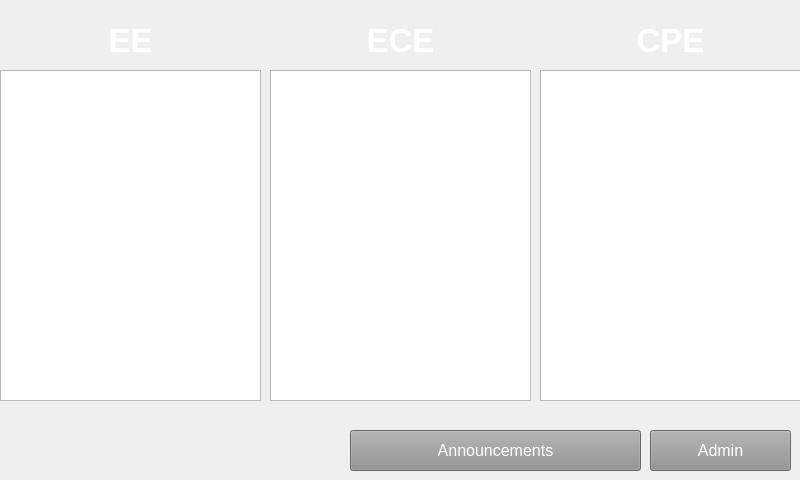
<?xml version="1.0" encoding="UTF-8"?>
<ui version="4.0">
 <class>MainWindow</class>
 <widget class="QMainWindow" name="MainWindow">
  <property name="geometry">
   <rect>
    <x>0</x>
    <y>0</y>
    <width>800</width>
    <height>480</height>
   </rect>
  </property>
  <property name="font">
   <font>
    <pointsize>12</pointsize>
   </font>
  </property>
  <property name="windowTitle">
   <string>MainWindow</string>
  </property>
  <widget class="QWidget" name="centralwidget">
   <widget class="QPushButton" name="pushButton">
    <property name="geometry">
     <rect>
      <x>650</x>
      <y>430</y>
      <width>141</width>
      <height>41</height>
     </rect>
    </property>
    <property name="styleSheet">
     <string notr="true">background-color: rgb(144, 144, 144);
color: rgb(255, 255, 255);
font: 20pt &quot;MS Shell Dlg 2&quot;;</string>
    </property>
    <property name="text">
     <string>Admin</string>
    </property>
   </widget>
   <widget class="QPushButton" name="pushButton_2">
    <property name="geometry">
     <rect>
      <x>350</x>
      <y>430</y>
      <width>291</width>
      <height>41</height>
     </rect>
    </property>
    <property name="styleSheet">
     <string notr="true">background-color: rgb(144, 144, 144);
color: rgb(255, 255, 255);
font: 20pt &quot;MS Shell Dlg 2&quot;;</string>
    </property>
    <property name="text">
     <string>Announcements</string>
    </property>
   </widget>
   <widget class="QLabel" name="label">
    <property name="geometry">
     <rect>
      <x>0</x>
      <y>10</y>
      <width>261</width>
      <height>61</height>
     </rect>
    </property>
    <property name="font">
     <font>
      <pointsize>25</pointsize>
      <weight>75</weight>
      <bold>true</bold>
     </font>
    </property>
    <property name="styleSheet">
     <string notr="true">color: rgb(255, 255, 255);</string>
    </property>
    <property name="text">
     <string>EE</string>
    </property>
    <property name="alignment">
     <set>Qt::AlignCenter</set>
    </property>
   </widget>
   <widget class="QLabel" name="label_2">
    <property name="geometry">
     <rect>
      <x>270</x>
      <y>10</y>
      <width>261</width>
      <height>61</height>
     </rect>
    </property>
    <property name="font">
     <font>
      <pointsize>25</pointsize>
      <weight>75</weight>
      <bold>true</bold>
     </font>
    </property>
    <property name="styleSheet">
     <string notr="true">color: rgb(255, 255, 255);</string>
    </property>
    <property name="text">
     <string>ECE</string>
    </property>
    <property name="alignment">
     <set>Qt::AlignCenter</set>
    </property>
   </widget>
   <widget class="QLabel" name="label_3">
    <property name="geometry">
     <rect>
      <x>540</x>
      <y>10</y>
      <width>261</width>
      <height>61</height>
     </rect>
    </property>
    <property name="font">
     <font>
      <pointsize>25</pointsize>
      <weight>75</weight>
      <bold>true</bold>
     </font>
    </property>
    <property name="styleSheet">
     <string notr="true">color: rgb(255, 255, 255);</string>
    </property>
    <property name="text">
     <string>CPE</string>
    </property>
    <property name="alignment">
     <set>Qt::AlignCenter</set>
    </property>
   </widget>
   <widget class="QLabel" name="bg">
    <property name="geometry">
     <rect>
      <x>0</x>
      <y>0</y>
      <width>800</width>
      <height>480</height>
     </rect>
    </property>
    <property name="text">
     <string/>
    </property>
    <property name="pixmap">
     <pixmap>background.jpg</pixmap>
    </property>
    <property name="scaledContents">
     <bool>true</bool>
    </property>
   </widget>
   <widget class="QLabel" name="labelStatus">
    <property name="geometry">
     <rect>
      <x>20</x>
      <y>430</y>
      <width>321</width>
      <height>41</height>
     </rect>
    </property>
    <property name="font">
     <font>
      <pointsize>20</pointsize>
      <weight>50</weight>
      <bold>false</bold>
     </font>
    </property>
    <property name="styleSheet">
     <string notr="true">color: rgb(255, 255, 255);</string>
    </property>
    <property name="text">
     <string/>
    </property>
    <property name="alignment">
     <set>Qt::AlignLeading|Qt::AlignLeft|Qt::AlignVCenter</set>
    </property>
   </widget>
   <widget class="QListWidget" name="listWidget">
    <property name="geometry">
     <rect>
      <x>0</x>
      <y>70</y>
      <width>261</width>
      <height>331</height>
     </rect>
    </property>
    <property name="font">
     <font>
      <pointsize>15</pointsize>
     </font>
    </property>
    <property name="autoScroll">
     <bool>true</bool>
    </property>
    <property name="editTriggers">
     <set>QAbstractItemView::NoEditTriggers</set>
    </property>
    <property name="showDropIndicator" stdset="0">
     <bool>true</bool>
    </property>
    <property name="alternatingRowColors">
     <bool>true</bool>
    </property>
    <property name="selectionMode">
     <enum>QAbstractItemView::NoSelection</enum>
    </property>
   </widget>
   <widget class="QListWidget" name="listWidget_2">
    <property name="geometry">
     <rect>
      <x>270</x>
      <y>70</y>
      <width>261</width>
      <height>331</height>
     </rect>
    </property>
    <property name="font">
     <font>
      <pointsize>15</pointsize>
     </font>
    </property>
    <property name="autoScroll">
     <bool>true</bool>
    </property>
    <property name="editTriggers">
     <set>QAbstractItemView::NoEditTriggers</set>
    </property>
    <property name="showDropIndicator" stdset="0">
     <bool>true</bool>
    </property>
    <property name="alternatingRowColors">
     <bool>true</bool>
    </property>
    <property name="selectionMode">
     <enum>QAbstractItemView::NoSelection</enum>
    </property>
   </widget>
   <widget class="QListWidget" name="listWidget_3">
    <property name="geometry">
     <rect>
      <x>540</x>
      <y>70</y>
      <width>261</width>
      <height>331</height>
     </rect>
    </property>
    <property name="font">
     <font>
      <pointsize>15</pointsize>
     </font>
    </property>
    <property name="autoScroll">
     <bool>true</bool>
    </property>
    <property name="editTriggers">
     <set>QAbstractItemView::NoEditTriggers</set>
    </property>
    <property name="showDropIndicator" stdset="0">
     <bool>true</bool>
    </property>
    <property name="alternatingRowColors">
     <bool>true</bool>
    </property>
    <property name="selectionMode">
     <enum>QAbstractItemView::NoSelection</enum>
    </property>
   </widget>
   <zorder>bg</zorder>
   <zorder>pushButton</zorder>
   <zorder>pushButton_2</zorder>
   <zorder>label</zorder>
   <zorder>label_2</zorder>
   <zorder>label_3</zorder>
   <zorder>labelStatus</zorder>
   <zorder>listWidget</zorder>
   <zorder>listWidget_2</zorder>
   <zorder>listWidget_3</zorder>
  </widget>
 </widget>
 <resources/>
 <connections/>
</ui>
